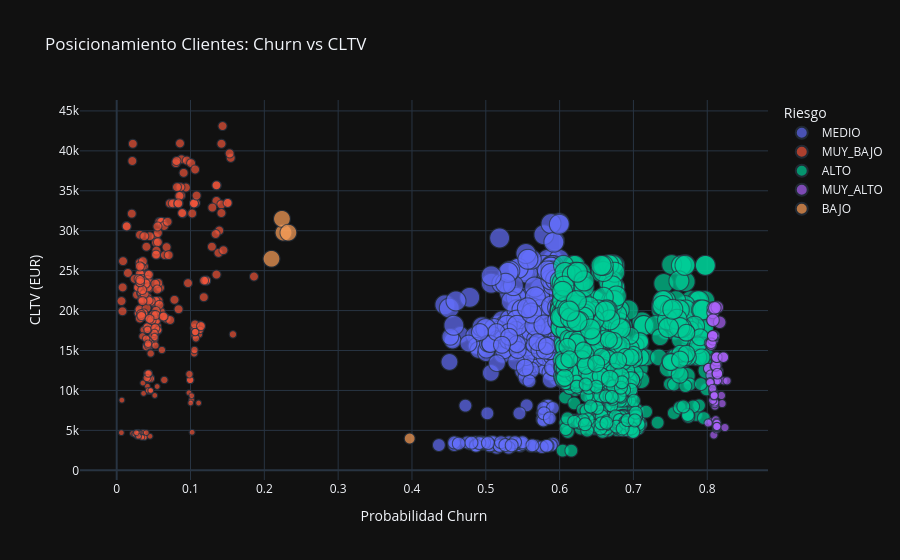
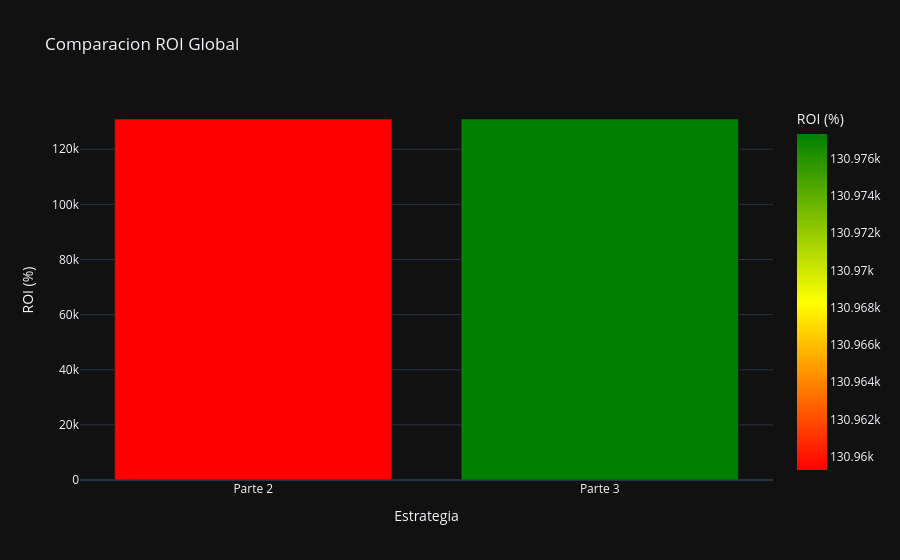
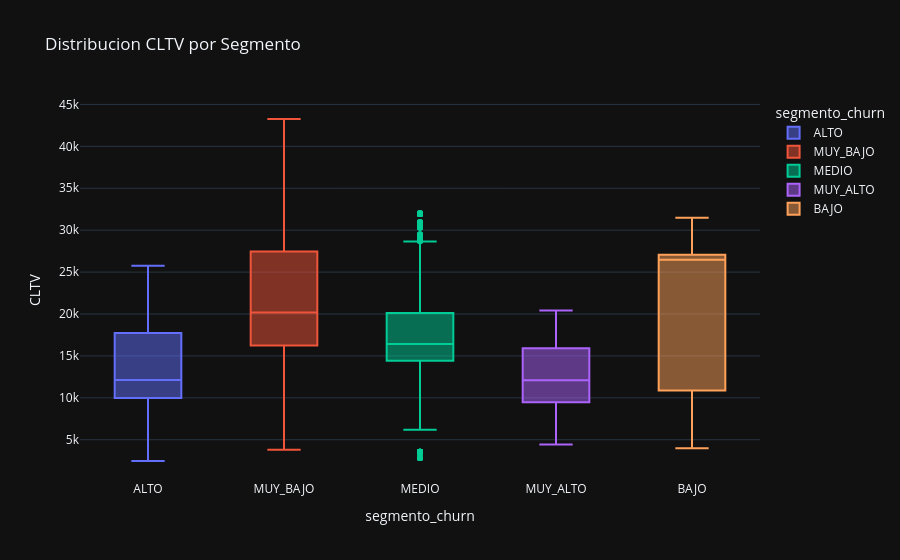

Notebook code cell kept with these figures, in order:
### Markdown cell above
## 9. Visualizaciones

### Code cell
# Scatter: Churn vs CLTV
fig1 = px.scatter(
    fresh.sample(min(2000, len(fresh))),
    x='prob_churn',
    y='CLTV',
    color='segmento_churn',
    size='bono_parte3',
    hover_data=['Modelo', 'ZONA', 'segmento_cltv'],
    title='Posicionamiento Clientes: Churn vs CLTV',
    labels={'prob_churn': 'Probabilidad Churn', 'CLTV': 'CLTV (EUR)', 'segmento_churn': 'Riesgo'},
    template='plotly_dark'
)
fig1.show()

# ROI Comparison
roi_comp = pd.DataFrame({
    'Estrategia': ['Parte 2', 'Parte 3'],
    'ROI (%)': [roi_parte2, roi_parte3]
})

fig2 = px.bar(
    roi_comp,
    x='Estrategia',
    y='ROI (%)',
    color='ROI (%)',
    title='Comparacion ROI Global',
    template='plotly_dark',
    color_continuous_scale=['red', 'yellow', 'green']
)
fig2.show()

# CLTV Distribution
fig3 = px.box(
    fresh,
    x='segmento_churn',
    y='CLTV',
    color='segmento_churn',
    title='Distribucion CLTV por Segmento',
    template='plotly_dark'
)
fig3.show()

### Figure 1 — Plotly figure (JSON) as saved in the notebook; plotly's stock layout.template omitted (floating-point values rounded to 4 significant figures; data arrays with more than 128 entries replaced by an {"elided": "..."} marker saying what was removed)
{"data": [{"customdata": {"elided": "428x3 str values"}, "hovertemplate": "Riesgo=MEDIO<br>Probabilidad Churn=%{x}<br>CLTV (EUR)=%{y}<br>bono_parte3=%{marker.size}<br>Modelo=%{customdata[0]}<br>ZONA=%{customdata[1]}<br>segmento_cltv=%{customdata[2]}<extra></extra>", "legendgroup": "MEDIO", "marker": {"color": "#636efa", "size": {"elided": "428 int values"}, "sizemode": "area", "sizeref": 0.175, "symbol": "circle"}, "mode": "markers", "name": "MEDIO", "showlegend": true, "type": "scattergl", "x": {"elided": "428 float values"}, "xaxis": "x", "y": {"elided": "428 float values"}, "yaxis": "y"}, {"customdata": {"elided": "269x3 str values"}, "hovertemplate": "Riesgo=MUY_BAJO<br>Probabilidad Churn=%{x}<br>CLTV (EUR)=%{y}<br>bono_parte3=%{marker.size}<br>Modelo=%{customdata[0]}<br>ZONA=%{customdata[1]}<br>segmento_cltv=%{customdata[2]}<extra></extra>", "legendgroup": "MUY_BAJO", "marker": {"color": "#EF553B", "size": {"elided": "269 int values"}, "sizemode": "area", "sizeref": 0.175, "symbol": "circle"}, "mode": "markers", "name": "MUY_BAJO", "showlegend": true, "type": "scattergl", "x": {"elided": "269 float values"}, "xaxis": "x", "y": {"elided": "269 float values"}, "yaxis": "y"}, {"customdata": {"elided": "1190x3 str values"}, "hovertemplate": "Riesgo=ALTO<br>Probabilidad Churn=%{x}<br>CLTV (EUR)=%{y}<br>bono_parte3=%{marker.size}<br>Modelo=%{customdata[0]}<br>ZONA=%{customdata[1]}<br>segmento_cltv=%{customdata[2]}<extra></extra>", "legendgroup": "ALTO", "marker": {"color": "#00cc96", "size": {"elided": "1190 int values"}, "sizemode": "area", "sizeref": 0.175, "symbol": "circle"}, "mode": "markers", "name": "ALTO", "showlegend": true, "type": "scattergl", "x": {"elided": "1190 float values"}, "xaxis": "x", "y": {"elided": "1190 float values"}, "yaxis": "y"}, {"customdata": {"elided": "108x3 str values"}, "hovertemplate": "Riesgo=MUY_ALTO<br>Probabilidad Churn=%{x}<br>CLTV (EUR)=%{y}<br>bono_parte3=%{marker.size}<br>Modelo=%{customdata[0]}<br>ZONA=%{customdata[1]}<br>segmento_cltv=%{customdata[2]}<extra></extra>", "legendgroup": "MUY_ALTO", "marker": {"color": "#ab63fa", "size": [12, 20, 12, 20, 20, 28, 20, 12, 12, 12, 20, 12, 12, 20, 20, 20, 20, 28, 12, 20, 20, 20, 20, 12, 20, 20, 12, 20, 12, 20, 12, 12, 12, 12, 12, 28, 12, 12, 12, 20, 20, 12, 20, 12, 20, 12, 20, 20, 12, 20, 28, 12, 12, 20, 20, 12, 20, 12, 12, 12, 20, 20, 20, 20, 20, 20, 28, 12, 12, 12, 12, 20, 28, 20, 12, 20, 12, 20, 20, 20, 20, 12, 12, 20, 12, 12, 12, 28, 20, 12, 28, 20, 12, 12, 20, 12, 12, 12, 12, 12, 20, 12, 12, 12, 20, 20, 20, 20], "sizemode": "area", "sizeref": 0.175, "symbol": "circle"}, "mode": "markers", "name": "MUY_ALTO", "showlegend": true, "type": "scattergl", "x": [0.8094, 0.8094, 0.8082, 0.8118, 0.8129, 0.8102, 0.8129, 0.8053, 0.8082, 0.8089, 0.8138, 0.8138, 0.8131, 0.8021, 0.8052, 0.8138, 0.8129, 0.8078, 0.8094, 0.8129, 0.8129, 0.8148, 0.8021, 0.8074, 0.8129, 0.8094, 0.8102, 0.8094, 0.8131, 0.8129, 0.8201, 0.8124, 0.8131, 0.8105, 0.8124, 0.8078, 0.8239, 0.8077, 0.8131, 0.8218, 0.8094, 0.8077, 0.8052, 0.8094, 0.8129, 0.8124, 0.8094, 0.8129, 0.8138, 0.8031, 0.8169, 0.8069, 0.8115, 0.8094, 0.8052, 0.8102, 0.8082, 0.8131, 0.8138, 0.8221, 0.8138, 0.8082, 0.8138, 0.8052, 0.8078, 0.8109, 0.8082, 0.8131, 0.8131, 0.8077, 0.8138, 0.8109, 0.8136, 0.8129, 0.8077, 0.8052, 0.8131, 0.8129, 0.8117, 0.8094, 0.8052, 0.8131, 0.804, 0.8078, 0.8094, 0.8268, 0.8094, 0.8102, 0.8094, 0.8193, 0.8078, 0.8074, 0.8102, 0.804, 0.8052, 0.8073, 0.8094, 0.8094, 0.8073, 0.8131, 0.8129, 0.8094, 0.8012, 0.8131, 0.8129, 0.8138, 0.8074, 0.8218], "xaxis": "x", "y": [9572.0, 16840.0, 8408.0, 12100.0, 14160.0, 20340.0, 13960.0, 6060.0, 9572.0, 4428.0, 12100.0, 11210.0, 5184.0, 12740.0, 15700.0, 12100.0, 13280.0, 18800.0, 9679.0, 14160.0, 14160.0, 12400.0, 12740.0, 10890.0, 14160.0, 16840.0, 9369.0, 16840.0, 5493.0, 14160.0, 8357.0, 5184.0, 5596.0, 8033.0, 5493.0, 19760.0, 5355.0, 9825.0, 5355.0, 14160.0, 16840.0, 9987.0, 15920.0, 9369.0, 12400.0, 5355.0, 16840.0, 13960.0, 11210.0, 15920.0, 18540.0, 10730.0, 6335.0, 16840.0, 11910.0, 8357.0, 16870.0, 5355.0, 11210.0, 11210.0, 12100.0, 16840.0, 12100.0, 15920.0, 16350.0, 13070.0, 20340.0, 5493.0, 6009.0, 9936.0, 11210.0, 14160.0, 20410.0, 14160.0, 9825.0, 15920.0, 5871.0, 13710.0, 13070.0, 16840.0, 15700.0, 5355.0, 11100.0, 16350.0, 9477.0, 11210.0, 9679.0, 20340.0, 16840.0, 9369.0, 18800.0, 16840.0, 8559.0, 10990.0, 15920.0, 8772.0, 9477.0, 9315.0, 10250.0, 5493.0, 14160.0, 9369.0, 5923.0, 5493.0, 14160.0, 12100.0, 16840.0, 14160.0], "yaxis": "y"}, {"customdata": [["J", "CENTRO", "BAJO"], ["I", "CENTRO", "ALTO"], ["I", "CENTRO", "ALTO"], ["I", "SUR", "ALTO"], ["I", "CENTRO", "ALTO"]], "hovertemplate": "Riesgo=BAJO<br>Probabilidad Churn=%{x}<br>CLTV (EUR)=%{y}<br>bono_parte3=%{marker.size}<br>Modelo=%{customdata[0]}<br>ZONA=%{customdata[1]}<br>segmento_cltv=%{customdata[2]}<extra></extra>", "legendgroup": "BAJO", "marker": {"color": "#FFA15A", "size": [21, 49, 49, 49, 49], "sizemode": "area", "sizeref": 0.175, "symbol": "circle"}, "mode": "markers", "name": "BAJO", "showlegend": true, "type": "scattergl", "x": [0.3969, 0.2097, 0.226, 0.2238, 0.2326], "xaxis": "x", "y": [3982.0, 26490.0, 29760.0, 31490.0, 29760.0], "yaxis": "y"}], "layout": {"legend": {"itemsizing": "constant", "title": {"text": "Riesgo"}, "tracegroupgap": 0}, "title": {"text": "Posicionamiento Clientes: Churn vs CLTV"}, "xaxis": {"anchor": "y", "domain": [0, 1], "title": {"text": "Probabilidad Churn"}}, "yaxis": {"anchor": "x", "domain": [0, 1], "title": {"text": "CLTV (EUR)"}}}}

### Figure 2 — Plotly figure (JSON) as saved in the notebook; plotly's stock layout.template omitted (floating-point values rounded to 4 significant figures)
{"data": [{"alignmentgroup": "True", "hovertemplate": "Estrategia=%{x}<br>ROI (%)=%{marker.color}<extra></extra>", "legendgroup": "", "marker": {"color": [131000.0, 131000.0], "coloraxis": "coloraxis", "pattern": {"shape": ""}}, "name": "", "offsetgroup": "", "orientation": "v", "showlegend": false, "textposition": "auto", "type": "bar", "x": ["Parte 2", "Parte 3"], "xaxis": "x", "y": [131000.0, 131000.0], "yaxis": "y"}], "layout": {"barmode": "relative", "coloraxis": {"colorbar": {"title": {"text": "ROI (%)"}}, "colorscale": [[0, "red"], [0.5, "yellow"], [1, "green"]]}, "legend": {"tracegroupgap": 0}, "title": {"text": "Comparacion ROI Global"}, "xaxis": {"anchor": "y", "domain": [0, 1], "title": {"text": "Estrategia"}}, "yaxis": {"anchor": "x", "domain": [0, 1], "title": {"text": "ROI (%)"}}}}

### Figure 3 — Plotly figure (JSON) as saved in the notebook; plotly's stock layout.template omitted (floating-point values rounded to 4 significant figures; data arrays with more than 128 entries replaced by an {"elided": "..."} marker saying what was removed)
{"data": [{"alignmentgroup": "True", "hovertemplate": "segmento_churn=%{x}<br>CLTV=%{y}<extra></extra>", "legendgroup": "ALTO", "marker": {"color": "#636efa"}, "name": "ALTO", "notched": false, "offsetgroup": "ALTO", "orientation": "v", "showlegend": true, "type": "box", "x": {"elided": "5821 str values"}, "x0": " ", "xaxis": "x", "y": {"elided": "5821 float values"}, "y0": " ", "yaxis": "y"}, {"alignmentgroup": "True", "hovertemplate": "segmento_churn=%{x}<br>CLTV=%{y}<extra></extra>", "legendgroup": "MUY_BAJO", "marker": {"color": "#EF553B"}, "name": "MUY_BAJO", "notched": false, "offsetgroup": "MUY_BAJO", "orientation": "v", "showlegend": true, "type": "box", "x": {"elided": "1461 str values"}, "x0": " ", "xaxis": "x", "y": {"elided": "1461 float values"}, "y0": " ", "yaxis": "y"}, {"alignmentgroup": "True", "hovertemplate": "segmento_churn=%{x}<br>CLTV=%{y}<extra></extra>", "legendgroup": "MEDIO", "marker": {"color": "#00cc96"}, "name": "MEDIO", "notched": false, "offsetgroup": "MEDIO", "orientation": "v", "showlegend": true, "type": "box", "x": {"elided": "2163 str values"}, "x0": " ", "xaxis": "x", "y": {"elided": "2163 float values"}, "y0": " ", "yaxis": "y"}, {"alignmentgroup": "True", "hovertemplate": "segmento_churn=%{x}<br>CLTV=%{y}<extra></extra>", "legendgroup": "MUY_ALTO", "marker": {"color": "#ab63fa"}, "name": "MUY_ALTO", "notched": false, "offsetgroup": "MUY_ALTO", "orientation": "v", "showlegend": true, "type": "box", "x": {"elided": "531 str values"}, "x0": " ", "xaxis": "x", "y": {"elided": "531 float values"}, "y0": " ", "yaxis": "y"}, {"alignmentgroup": "True", "hovertemplate": "segmento_churn=%{x}<br>CLTV=%{y}<extra></extra>", "legendgroup": "BAJO", "marker": {"color": "#FFA15A"}, "name": "BAJO", "notched": false, "offsetgroup": "BAJO", "orientation": "v", "showlegend": true, "type": "box", "x": ["BAJO", "BAJO", "BAJO", "BAJO", "BAJO", "BAJO", "BAJO", "BAJO", "BAJO", "BAJO", "BAJO", "BAJO", "BAJO", "BAJO", "BAJO", "BAJO", "BAJO", "BAJO", "BAJO", "BAJO", "BAJO", "BAJO", "BAJO", "BAJO"], "x0": " ", "xaxis": "x", "y": [18920.0, 26490.0, 26490.0, 26490.0, 29370.0, 26490.0, 4077.0, 27640.0, 17560.0, 18370.0, 22570.0, 31490.0, 4089.0, 26490.0, 3982.0, 18750.0, 4158.0, 4065.0, 29760.0, 26490.0, 29760.0, 26490.0, 4158.0, 31490.0], "y0": " ", "yaxis": "y"}], "layout": {"boxmode": "overlay", "legend": {"title": {"text": "segmento_churn"}, "tracegroupgap": 0}, "title": {"text": "Distribucion CLTV por Segmento"}, "xaxis": {"anchor": "y", "categoryarray": ["ALTO", "MUY_BAJO", "MEDIO", "MUY_ALTO", "BAJO"], "categoryorder": "array", "domain": [0, 1], "title": {"text": "segmento_churn"}}, "yaxis": {"anchor": "x", "domain": [0, 1], "title": {"text": "CLTV"}}}}
